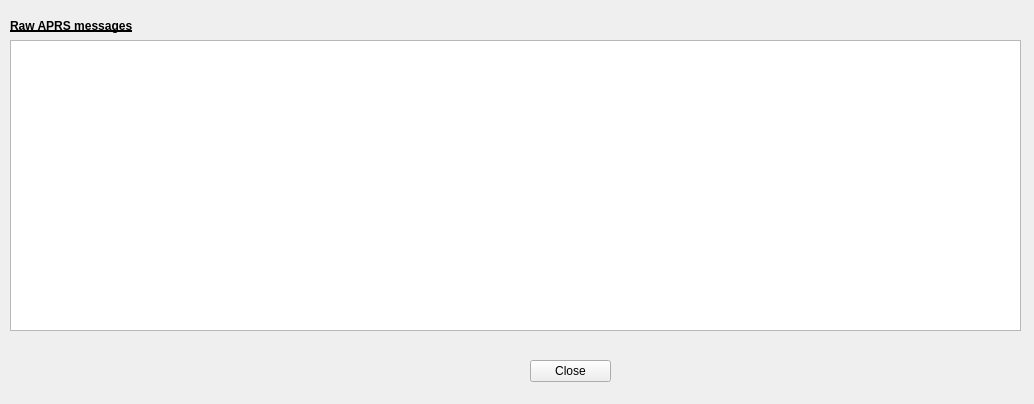
<?xml version="1.0" encoding="UTF-8"?>
<ui version="4.0">
 <class>RawMessagesForm</class>
 <widget class="QWidget" name="RawMessagesForm">
  <property name="geometry">
   <rect>
    <x>0</x>
    <y>0</y>
    <width>1034</width>
    <height>404</height>
   </rect>
  </property>
  <property name="windowTitle">
   <string>Raw APRS messages</string>
  </property>
  <property name="windowIcon">
   <iconset resource="resources.qrc">
    <normaloff>:/icons/images/qradiopredict_icon.png</normaloff>:/icons/images/qradiopredict_icon.png</iconset>
  </property>
  <widget class="QPushButton" name="closeButton">
   <property name="geometry">
    <rect>
     <x>530</x>
     <y>360</y>
     <width>81</width>
     <height>22</height>
    </rect>
   </property>
   <property name="text">
    <string>Close</string>
   </property>
  </widget>
  <widget class="QLabel" name="label">
   <property name="geometry">
    <rect>
     <x>10</x>
     <y>10</y>
     <width>261</width>
     <height>31</height>
    </rect>
   </property>
   <property name="font">
    <font>
     <weight>75</weight>
     <bold>true</bold>
     <underline>true</underline>
    </font>
   </property>
   <property name="text">
    <string>Raw APRS messages</string>
   </property>
  </widget>
  <widget class="QTextEdit" name="messagesTextEdit">
   <property name="geometry">
    <rect>
     <x>10</x>
     <y>40</y>
     <width>1011</width>
     <height>291</height>
    </rect>
   </property>
   <property name="lineWrapMode">
    <enum>QTextEdit::NoWrap</enum>
   </property>
   <property name="readOnly">
    <bool>true</bool>
   </property>
  </widget>
 </widget>
 <resources>
  <include location="resources.qrc"/>
 </resources>
 <connections>
  <connection>
   <sender>closeButton</sender>
   <signal>clicked(bool)</signal>
   <receiver>RawMessagesForm</receiver>
   <slot>close()</slot>
   <hints>
    <hint type="sourcelabel">
     <x>570</x>
     <y>370</y>
    </hint>
    <hint type="destinationlabel">
     <x>313</x>
     <y>201</y>
    </hint>
   </hints>
  </connection>
 </connections>
</ui>
